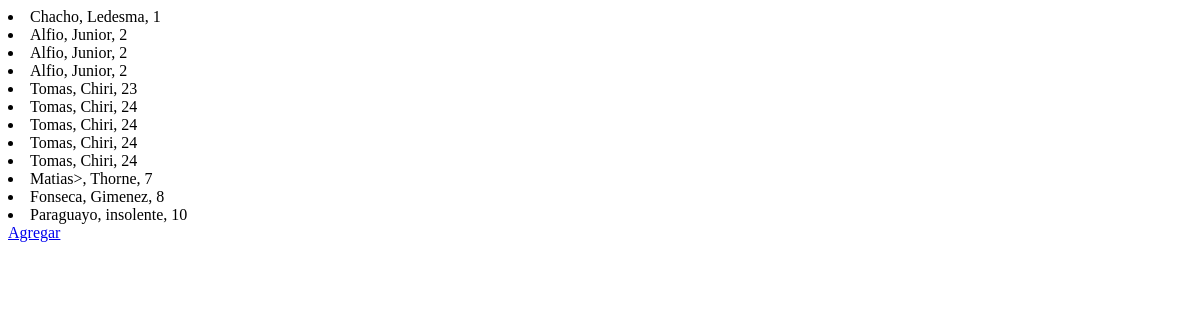
Page /Barraps/leerMozos/ on the earlier database version.
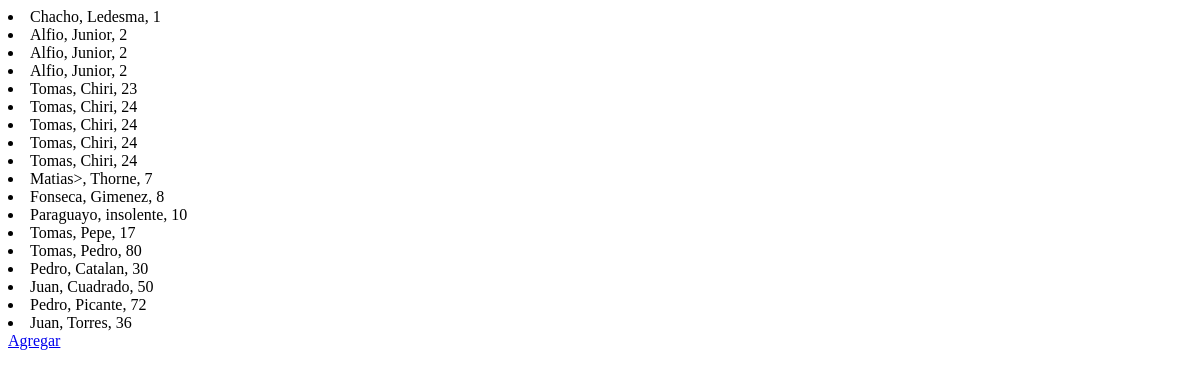
Same page on the later database version.
### Barraps/models.py (models this page shows)
class mozo(models.Model):
    nombre = models.CharField("nombre", max_length=20)
    apellido = models.CharField("apellido", max_length=20)
    numero = models.IntegerField("numero")
    def __str__(self) -> str:
        return f"{self.nombre}, {self.apellido}, {self.numero}"

### Barraps/views.py (the view)
# urls.py: path('leerMozos/', leerMozos, name="leerMozos")
def leerMozos(request):
    mozos = mozo.objects.all()
    contexto = {"Mozo":mozos}
    return render (request, 'AppBarraps/leerMozos.html', contexto)

### Barraps/templates/AppBarraps/leerMozos.html (shortened to what this page needs)
<!DOCTYPE html>
<html lang="en">
<head>
</head>
<body>
    {% for p in Mozo %}
    <li>{{p}}</li>
    {% endfor %}
    <a href="/Barraps/formularioMozo/">Agregar</a>
</body>
</html>

Differences in the rows shown:
added mozo: nombre+apellido+numero "Tomas, Pepe, 17"
added mozo: nombre+apellido+numero "Tomas, Pedro, 80"
added mozo: nombre+apellido+numero "Pedro, Catalan, 30"
added mozo: nombre+apellido+numero "Juan, Cuadrado, 50"
added mozo: nombre+apellido+numero "Pedro, Picante, 72"
added mozo: nombre+apellido+numero "Juan, Torres, 36"
